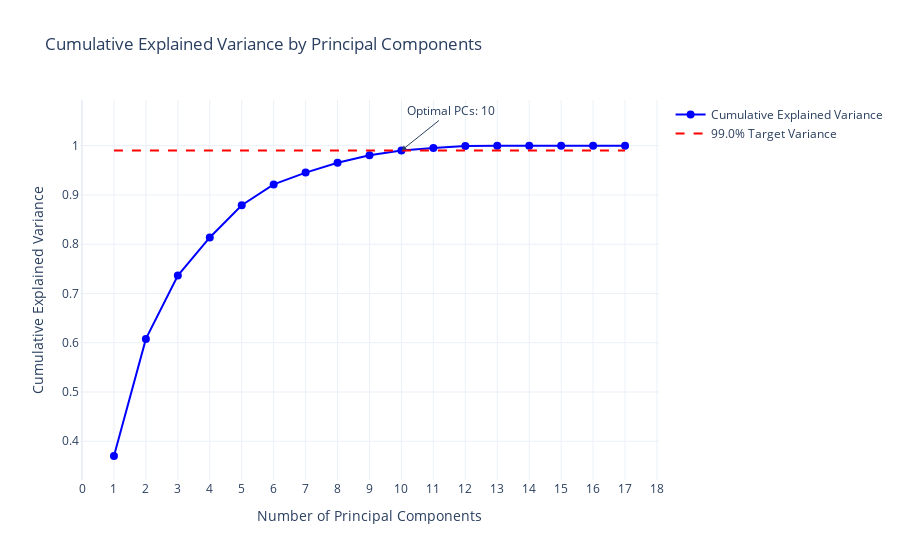

Notebook code cell kept with this figure:
### Code cell
# Set the target variance threshold (e.g., 90%)
target_variance = 0.99

# Fit PCA for all components
pca = PCA()
pca.fit(num_df_scaled)

# Calculate the cumulative explained variance for each number of components
cumulative_variance = np.cumsum(pca.explained_variance_ratio_)

# Find the number of components that explain the target variance
optimal_components = np.argmax(cumulative_variance >= target_variance) + 1  # +1 for actual number

print(f'Optimal number of principal components: {optimal_components}')

# Create an interactive plot using Plotly
fig = go.Figure()

# Add a line trace for the cumulative explained variance
fig.add_trace(go.Scatter(
    x=np.arange(1, len(cumulative_variance) + 1),
    y=cumulative_variance,
    mode='lines+markers',
    name='Cumulative Explained Variance',
    line=dict(color='blue'),
    marker=dict(size=8, color='blue')
))

# Add a horizontal line for the target variance threshold
fig.add_trace(go.Scatter(
    x=[1, len(cumulative_variance)],
    y=[target_variance, target_variance],
    mode='lines',
    name=f'{target_variance * 100}% Target Variance',
    line=dict(color='red', dash='dash')
))

# Update layout for interactivity and readability
fig.update_layout(
    title='Cumulative Explained Variance by Principal Components',
    xaxis_title='Number of Principal Components',
    yaxis_title='Cumulative Explained Variance',
    xaxis=dict(tickmode='linear'),
    hovermode='x unified',
    template='plotly_white'
)

# Add annotations to show the optimal number of components
fig.add_annotation(
    x=optimal_components,
    y=cumulative_variance[optimal_components - 1],
    text=f"Optimal PCs: {optimal_components}",
    showarrow=True,
    arrowhead=2,
    ax=50,
    ay=-40
)

# Show interactive plot
fig.show()

### Figure 1 — Plotly figure (JSON) as saved in the notebook; plotly's stock layout.template omitted (floating-point values rounded to 4 significant figures)
{"data": [{"line": {"color": "blue"}, "marker": {"color": "blue", "size": 8}, "mode": "lines+markers", "name": "Cumulative Explained Variance", "type": "scatter", "x": [1, 2, 3, 4, 5, 6, 7, 8, 9, 10, 11, 12, 13, 14, 15, 16, 17], "y": [0.3701, 0.6077, 0.7362, 0.8137, 0.879, 0.9213, 0.9453, 0.9652, 0.9803, 0.9901, 0.9954, 0.9993, 0.9996, 0.9999, 1.0, 1.0, 1]}, {"line": {"color": "red", "dash": "dash"}, "mode": "lines", "name": "99.0% Target Variance", "type": "scatter", "x": [1, 17], "y": [0.99, 0.99]}], "layout": {"annotations": [{"arrowhead": 2, "ax": 50, "ay": -40, "showarrow": true, "text": "Optimal PCs: 10", "x": 10, "y": 0.9901}], "hovermode": "x unified", "title": {"text": "Cumulative Explained Variance by Principal Components"}, "xaxis": {"tickmode": "linear", "title": {"text": "Number of Principal Components"}}, "yaxis": {"title": {"text": "Cumulative Explained Variance"}}}}
